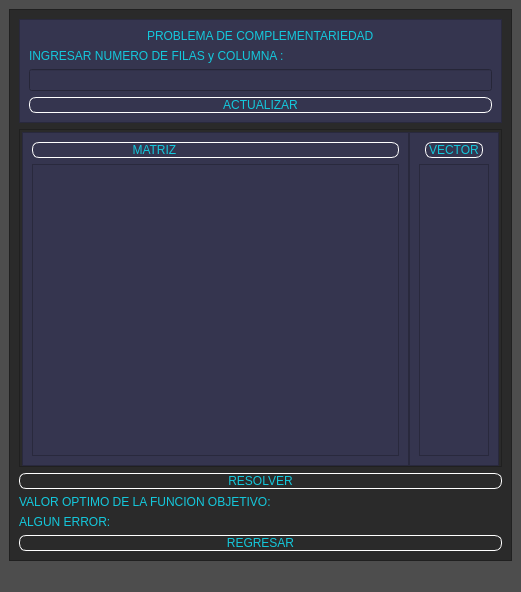
<?xml version="1.0" encoding="UTF-8"?>
<ui version="4.0">
 <class>MainWindow</class>
 <widget class="QMainWindow" name="MainWindow">
  <property name="geometry">
   <rect>
    <x>0</x>
    <y>0</y>
    <width>521</width>
    <height>592</height>
   </rect>
  </property>
  <property name="windowTitle">
   <string>MainWindow</string>
  </property>
  <property name="styleSheet">
   <string notr="true">
background-color: rgb(77, 77, 77);</string>
  </property>
  <widget class="QWidget" name="centralwidget">
   <layout class="QHBoxLayout" name="horizontalLayout">
    <item>
     <widget class="QFrame" name="frame">
      <property name="styleSheet">
       <string notr="true">
background-color: rgb(42, 42, 42);</string>
      </property>
      <property name="frameShape">
       <enum>QFrame::StyledPanel</enum>
      </property>
      <property name="frameShadow">
       <enum>QFrame::Raised</enum>
      </property>
      <layout class="QVBoxLayout" name="verticalLayout" stretch="2,8,0,0,0,0">
       <item>
        <widget class="QFrame" name="frame_2">
         <property name="styleSheet">
          <string notr="true"> background-color: rgb(53, 53, 79);</string>
         </property>
         <property name="frameShape">
          <enum>QFrame::StyledPanel</enum>
         </property>
         <property name="frameShadow">
          <enum>QFrame::Raised</enum>
         </property>
         <layout class="QVBoxLayout" name="verticalLayout_2">
          <item alignment="Qt::AlignHCenter">
           <widget class="QLabel" name="label_7">
            <property name="styleSheet">
             <string notr="true">font: 87 15pt &quot;Arial 	Black&quot;;

color: rgb(20, 200, 220);</string>
            </property>
            <property name="text">
             <string>PROBLEMA DE COMPLEMENTARIEDAD</string>
            </property>
           </widget>
          </item>
          <item>
           <widget class="QLabel" name="label">
            <property name="styleSheet">
             <string notr="true">font: 87 9pt &quot;Arial 	Black&quot;;

color: rgb(20, 200, 220);</string>
            </property>
            <property name="text">
             <string>INGRESAR NUMERO DE FILAS y COLUMNA :</string>
            </property>
           </widget>
          </item>
          <item>
           <widget class="QLineEdit" name="ingresar_c_f">
            <property name="styleSheet">
             <string notr="true">
color:rgb(20,200,220);</string>
            </property>
           </widget>
          </item>
          <item>
           <widget class="QPushButton" name="pushButton_com">
            <property name="styleSheet">
             <string notr="true">font:87 12pt &quot;Arial Black&quot;;
background-color:#000000ff;
color:rgb(20,200,220);
border-radius:7px;
border:1px solid white;</string>
            </property>
            <property name="text">
             <string>ACTUALIZAR</string>
            </property>
           </widget>
          </item>
         </layout>
        </widget>
       </item>
       <item>
        <widget class="QFrame" name="frame_3">
         <property name="frameShape">
          <enum>QFrame::StyledPanel</enum>
         </property>
         <property name="frameShadow">
          <enum>QFrame::Raised</enum>
         </property>
         <layout class="QHBoxLayout" name="horizontalLayout_2" stretch="9,2">
          <property name="spacing">
           <number>0</number>
          </property>
          <property name="leftMargin">
           <number>2</number>
          </property>
          <property name="topMargin">
           <number>2</number>
          </property>
          <property name="rightMargin">
           <number>2</number>
          </property>
          <property name="bottomMargin">
           <number>0</number>
          </property>
          <item>
           <widget class="QFrame" name="frame_5">
            <property name="styleSheet">
             <string notr="true"> background-color: rgb(53, 53, 79);</string>
            </property>
            <property name="frameShape">
             <enum>QFrame::StyledPanel</enum>
            </property>
            <property name="frameShadow">
             <enum>QFrame::Raised</enum>
            </property>
            <layout class="QVBoxLayout" name="verticalLayout_4">
             <item>
              <widget class="QLabel" name="label_2">
               <property name="styleSheet">
                <string notr="true">font:87 12pt &quot;Arial Black&quot;;
background-color:#000000ff;
color:rgb(20,200,220);
border-radius:7px;
border:1px solid white;</string>
               </property>
               <property name="text">
                <string>                             MATRIZ</string>
               </property>
              </widget>
             </item>
             <item>
              <widget class="QTableWidget" name="tableWidget">
               <property name="maximumSize">
                <size>
                 <width>368</width>
                 <height>16777215</height>
                </size>
               </property>
               <property name="styleSheet">
                <string notr="true">gridline-color: rgb(255, 255, 255);
color:rgb(20,200,220);</string>
               </property>
              </widget>
             </item>
            </layout>
           </widget>
          </item>
          <item>
           <widget class="QFrame" name="frame_4">
            <property name="styleSheet">
             <string notr="true"> background-color: rgb(53, 53, 79);</string>
            </property>
            <property name="frameShape">
             <enum>QFrame::StyledPanel</enum>
            </property>
            <property name="frameShadow">
             <enum>QFrame::Raised</enum>
            </property>
            <layout class="QVBoxLayout" name="verticalLayout_5">
             <item alignment="Qt::AlignHCenter">
              <widget class="QLabel" name="label_3">
               <property name="styleSheet">
                <string notr="true">font:87 12pt &quot;Arial Black&quot;;
background-color:#000000ff;
color:rgb(20,200,220);
border-radius:7px;
border:1px solid white;</string>
               </property>
               <property name="text">
                <string>VECTOR</string>
               </property>
              </widget>
             </item>
             <item>
              <widget class="QTableWidget" name="tableWidget_2">
               <property name="styleSheet">
                <string notr="true">gridline-color: rgb(255, 255, 255);
color:rgb(20,200,220);</string>
               </property>
              </widget>
             </item>
            </layout>
           </widget>
          </item>
         </layout>
        </widget>
       </item>
       <item>
        <widget class="QPushButton" name="pushButton_com_resolver">
         <property name="styleSheet">
          <string notr="true">font:87 12pt &quot;Arial Black&quot;;
background-color:#000000ff;
color:rgb(20,200,220);
border-radius:7px;
border:1px solid white;</string>
         </property>
         <property name="text">
          <string>RESOLVER</string>
         </property>
        </widget>
       </item>
       <item>
        <widget class="QLabel" name="label_6_co">
         <property name="styleSheet">
          <string notr="true">font: 87 7pt &quot;Arial 	Black&quot;;

color: rgb(20, 200, 220);</string>
         </property>
         <property name="text">
          <string>VALOR OPTIMO DE LA FUNCION OBJETIVO:</string>
         </property>
        </widget>
       </item>
       <item>
        <widget class="QLabel" name="label_5_co">
         <property name="styleSheet">
          <string notr="true">font: 87 7pt &quot;Arial 	Black&quot;;

color: rgb(20, 200, 220);</string>
         </property>
         <property name="text">
          <string>ALGUN ERROR: </string>
         </property>
        </widget>
       </item>
       <item>
        <widget class="QPushButton" name="pushButton_2_f">
         <property name="styleSheet">
          <string notr="true">font:87 12pt &quot;Arial Black&quot;;
background-color:#000000ff;
color:rgb(20,200,220);
border-radius:7px;
border:1px solid white;</string>
         </property>
         <property name="text">
          <string>REGRESAR</string>
         </property>
        </widget>
       </item>
      </layout>
     </widget>
    </item>
   </layout>
  </widget>
  <widget class="QMenuBar" name="menubar">
   <property name="geometry">
    <rect>
     <x>0</x>
     <y>0</y>
     <width>521</width>
     <height>21</height>
    </rect>
   </property>
  </widget>
  <widget class="QStatusBar" name="statusbar"/>
 </widget>
 <resources/>
 <connections/>
</ui>
